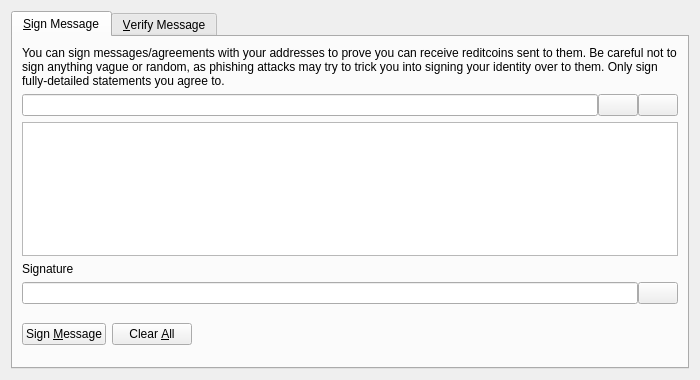
<?xml version="1.0" encoding="UTF-8"?>
<ui version="4.0">
 <class>SignVerifyMessageDialog</class>
 <widget class="QDialog" name="SignVerifyMessageDialog">
  <property name="geometry">
   <rect>
    <x>0</x>
    <y>0</y>
    <width>700</width>
    <height>380</height>
   </rect>
  </property>
  <property name="windowTitle">
   <string>Signatures - Sign / Verify a Message</string>
  </property>
  <property name="modal">
   <bool>true</bool>
  </property>
  <layout class="QVBoxLayout" name="verticalLayout">
   <item>
    <widget class="QTabWidget" name="tabWidget">
     <property name="currentIndex">
      <number>0</number>
     </property>
     <widget class="QWidget" name="tabSignMessage">
      <attribute name="title">
       <string>&amp;Sign Message</string>
      </attribute>
      <layout class="QVBoxLayout" name="verticalLayout_SM">
       <item>
        <widget class="QLabel" name="infoLabel_SM">
         <property name="text">
          <string>You can sign messages/agreements with your addresses to prove you can receive reditcoins sent to them. Be careful not to sign anything vague or random, as phishing attacks may try to trick you into signing your identity over to them. Only sign fully-detailed statements you agree to.</string>
         </property>
         <property name="textFormat">
          <enum>Qt::PlainText</enum>
         </property>
         <property name="wordWrap">
          <bool>true</bool>
         </property>
        </widget>
       </item>
       <item>
        <layout class="QHBoxLayout" name="horizontalLayout_1_SM">
         <property name="spacing">
          <number>0</number>
         </property>
         <item>
          <widget class="QValidatedLineEdit" name="addressIn_SM">
           <property name="toolTip">
            <string>The Reditcoin address to sign the message with</string>
           </property>
          </widget>
         </item>
         <item>
          <widget class="QPushButton" name="addressBookButton_SM">
           <property name="toolTip">
            <string>Choose previously used address</string>
           </property>
           <property name="text">
            <string/>
           </property>
           <property name="icon">
            <iconset resource="../bitcoin.qrc">
             <normaloff>:/icons/address-book</normaloff>:/icons/address-book</iconset>
           </property>
           <property name="shortcut">
            <string>Alt+A</string>
           </property>
           <property name="autoDefault">
            <bool>false</bool>
           </property>
          </widget>
         </item>
         <item>
          <widget class="QPushButton" name="pasteButton_SM">
           <property name="toolTip">
            <string>Paste address from clipboard</string>
           </property>
           <property name="text">
            <string/>
           </property>
           <property name="icon">
            <iconset resource="../bitcoin.qrc">
             <normaloff>:/icons/editpaste</normaloff>:/icons/editpaste</iconset>
           </property>
           <property name="shortcut">
            <string>Alt+P</string>
           </property>
           <property name="autoDefault">
            <bool>false</bool>
           </property>
          </widget>
         </item>
        </layout>
       </item>
       <item>
        <widget class="QPlainTextEdit" name="messageIn_SM">
         <property name="toolTip">
          <string>Enter the message you want to sign here</string>
         </property>
        </widget>
       </item>
       <item>
        <widget class="QLabel" name="signatureLabel_SM">
         <property name="text">
          <string>Signature</string>
         </property>
         <property name="textFormat">
          <enum>Qt::PlainText</enum>
         </property>
        </widget>
       </item>
       <item>
        <layout class="QHBoxLayout" name="horizontalLayout_2_SM">
         <property name="spacing">
          <number>0</number>
         </property>
         <item>
          <widget class="QLineEdit" name="signatureOut_SM">
           <property name="font">
            <font>
             <italic>true</italic>
            </font>
           </property>
           <property name="readOnly">
            <bool>true</bool>
           </property>
          </widget>
         </item>
         <item>
          <widget class="QPushButton" name="copySignatureButton_SM">
           <property name="toolTip">
            <string>Copy the current signature to the system clipboard</string>
           </property>
           <property name="text">
            <string/>
           </property>
           <property name="icon">
            <iconset resource="../bitcoin.qrc">
             <normaloff>:/icons/editcopy</normaloff>:/icons/editcopy</iconset>
           </property>
           <property name="autoDefault">
            <bool>false</bool>
           </property>
          </widget>
         </item>
        </layout>
       </item>
       <item>
        <layout class="QHBoxLayout" name="horizontalLayout_3_SM">
         <item>
          <widget class="QPushButton" name="signMessageButton_SM">
           <property name="toolTip">
            <string>Sign the message to prove you own this Reditcoin address</string>
           </property>
           <property name="text">
            <string>Sign &amp;Message</string>
           </property>
           <property name="icon">
            <iconset resource="../bitcoin.qrc">
             <normaloff>:/icons/edit</normaloff>:/icons/edit</iconset>
           </property>
           <property name="autoDefault">
            <bool>false</bool>
           </property>
          </widget>
         </item>
         <item>
          <widget class="QPushButton" name="clearButton_SM">
           <property name="toolTip">
            <string>Reset all sign message fields</string>
           </property>
           <property name="text">
            <string>Clear &amp;All</string>
           </property>
           <property name="icon">
            <iconset resource="../bitcoin.qrc">
             <normaloff>:/icons/remove</normaloff>:/icons/remove</iconset>
           </property>
           <property name="autoDefault">
            <bool>false</bool>
           </property>
          </widget>
         </item>
         <item>
          <spacer name="horizontalSpacer_1_SM">
           <property name="orientation">
            <enum>Qt::Horizontal</enum>
           </property>
           <property name="sizeHint" stdset="0">
            <size>
             <width>40</width>
             <height>48</height>
            </size>
           </property>
          </spacer>
         </item>
         <item>
          <widget class="QLabel" name="statusLabel_SM">
           <property name="font">
            <font>
             <weight>75</weight>
             <bold>true</bold>
            </font>
           </property>
           <property name="text">
            <string/>
           </property>
           <property name="wordWrap">
            <bool>true</bool>
           </property>
          </widget>
         </item>
         <item>
          <spacer name="horizontalSpacer_2_SM">
           <property name="orientation">
            <enum>Qt::Horizontal</enum>
           </property>
           <property name="sizeHint" stdset="0">
            <size>
             <width>40</width>
             <height>48</height>
            </size>
           </property>
          </spacer>
         </item>
        </layout>
       </item>
      </layout>
     </widget>
     <widget class="QWidget" name="tabVerifyMessage">
      <attribute name="title">
       <string>&amp;Verify Message</string>
      </attribute>
      <layout class="QVBoxLayout" name="verticalLayout_VM">
       <item>
        <widget class="QLabel" name="infoLabel_VM">
         <property name="text">
          <string>Enter the receiver's address, message (ensure you copy line breaks, spaces, tabs, etc. exactly) and signature below to verify the message. Be careful not to read more into the signature than what is in the signed message itself, to avoid being tricked by a man-in-the-middle attack. Note that this only proves the signing party receives with the address, it cannot prove sendership of any transaction!</string>
         </property>
         <property name="textFormat">
          <enum>Qt::PlainText</enum>
         </property>
         <property name="alignment">
          <set>Qt::AlignLeading|Qt::AlignLeft|Qt::AlignTop</set>
         </property>
         <property name="wordWrap">
          <bool>true</bool>
         </property>
        </widget>
       </item>
       <item>
        <layout class="QHBoxLayout" name="horizontalLayout_1_VM">
         <property name="spacing">
          <number>0</number>
         </property>
         <item>
          <widget class="QValidatedLineEdit" name="addressIn_VM">
           <property name="toolTip">
            <string>The Reditcoin address the message was signed with</string>
           </property>
          </widget>
         </item>
         <item>
          <widget class="QPushButton" name="addressBookButton_VM">
           <property name="toolTip">
            <string>Choose previously used address</string>
           </property>
           <property name="text">
            <string/>
           </property>
           <property name="icon">
            <iconset resource="../bitcoin.qrc">
             <normaloff>:/icons/address-book</normaloff>:/icons/address-book</iconset>
           </property>
           <property name="shortcut">
            <string>Alt+A</string>
           </property>
           <property name="autoDefault">
            <bool>false</bool>
           </property>
          </widget>
         </item>
        </layout>
       </item>
       <item>
        <widget class="QPlainTextEdit" name="messageIn_VM"/>
       </item>
       <item>
        <widget class="QValidatedLineEdit" name="signatureIn_VM"/>
       </item>
       <item>
        <layout class="QHBoxLayout" name="horizontalLayout_2_VM">
         <item>
          <widget class="QPushButton" name="verifyMessageButton_VM">
           <property name="toolTip">
            <string>Verify the message to ensure it was signed with the specified Reditcoin address</string>
           </property>
           <property name="text">
            <string>Verify &amp;Message</string>
           </property>
           <property name="icon">
            <iconset resource="../bitcoin.qrc">
             <normaloff>:/icons/transaction_0</normaloff>:/icons/transaction_0</iconset>
           </property>
           <property name="autoDefault">
            <bool>false</bool>
           </property>
          </widget>
         </item>
         <item>
          <widget class="QPushButton" name="clearButton_VM">
           <property name="toolTip">
            <string>Reset all verify message fields</string>
           </property>
           <property name="text">
            <string>Clear &amp;All</string>
           </property>
           <property name="icon">
            <iconset resource="../bitcoin.qrc">
             <normaloff>:/icons/remove</normaloff>:/icons/remove</iconset>
           </property>
           <property name="autoDefault">
            <bool>false</bool>
           </property>
          </widget>
         </item>
         <item>
          <spacer name="horizontalSpacer_1_VM">
           <property name="orientation">
            <enum>Qt::Horizontal</enum>
           </property>
           <property name="sizeHint" stdset="0">
            <size>
             <width>40</width>
             <height>48</height>
            </size>
           </property>
          </spacer>
         </item>
         <item>
          <widget class="QLabel" name="statusLabel_VM">
           <property name="font">
            <font>
             <weight>75</weight>
             <bold>true</bold>
            </font>
           </property>
           <property name="text">
            <string/>
           </property>
           <property name="wordWrap">
            <bool>true</bool>
           </property>
          </widget>
         </item>
         <item>
          <spacer name="horizontalSpacer_2_VM">
           <property name="orientation">
            <enum>Qt::Horizontal</enum>
           </property>
           <property name="sizeHint" stdset="0">
            <size>
             <width>40</width>
             <height>48</height>
            </size>
           </property>
          </spacer>
         </item>
        </layout>
       </item>
      </layout>
     </widget>
    </widget>
   </item>
  </layout>
 </widget>
 <customwidgets>
  <customwidget>
   <class>QValidatedLineEdit</class>
   <extends>QLineEdit</extends>
   <header>qt/qvalidatedlineedit.h</header>
  </customwidget>
 </customwidgets>
 <resources>
  <include location="../bitcoin.qrc"/>
 </resources>
 <connections/>
</ui>
